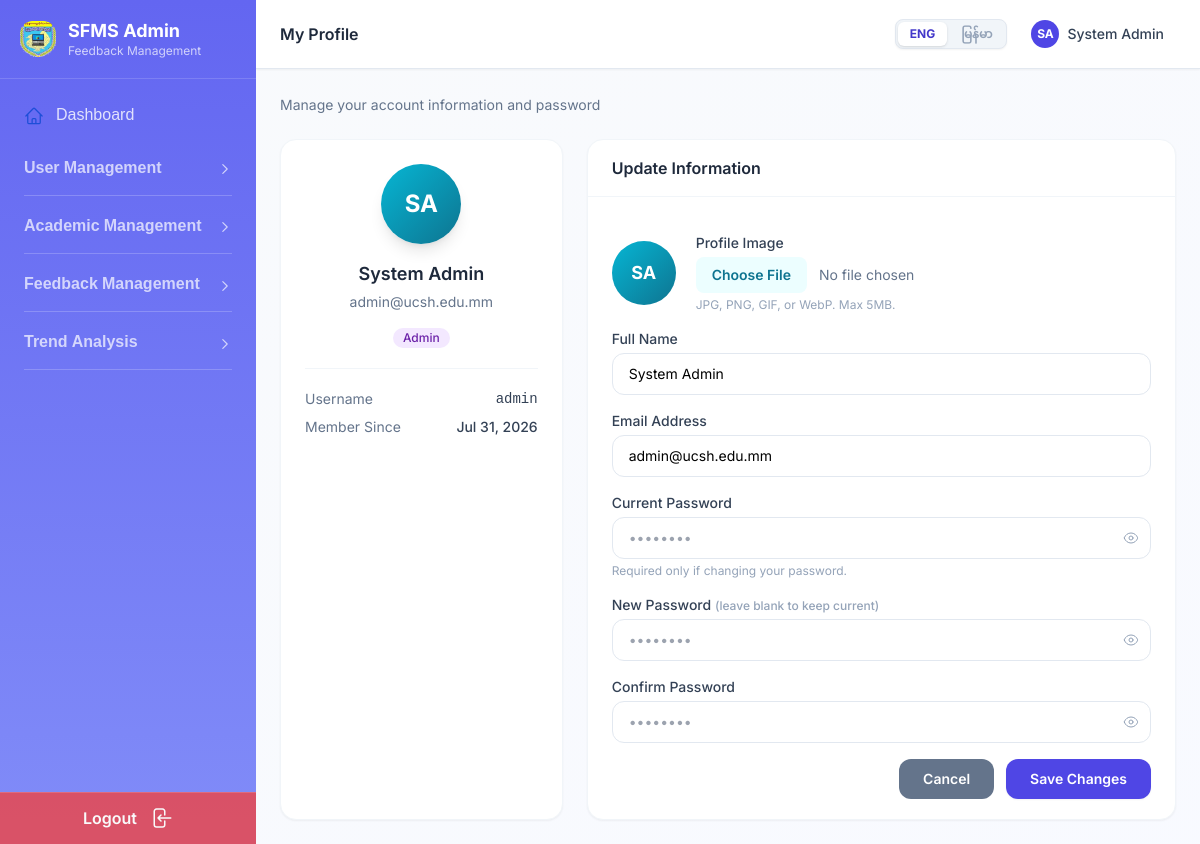
Screenshot of /admin/profile.php (signed in) with the database file from the repository.
### tables this page shows
CREATE TABLE IF NOT EXISTS users (
    id INT AUTO_INCREMENT PRIMARY KEY,
    name VARCHAR(100) NOT NULL,
    username VARCHAR(50) NOT NULL UNIQUE,
    email VARCHAR(100) NOT NULL UNIQUE,
    password VARCHAR(255) NOT NULL,
    role ENUM('admin','teacher','student') NOT NULL,
    profile_image VARCHAR(255) DEFAULT NULL,
    created_at TIMESTAMP DEFAULT CURRENT_TIMESTAMP,
    updated_at TIMESTAMP DEFAULT CURRENT_TIMESTAMP ON UPDATE CURRENT_TIMESTAMP
);

### admin/profile.php (the view, shortened to what the rows shown need)
<?php
require_once '../config/db.php';
require_once '../includes/auth.php';
require_once '../includes/functions.php';
$pageTitle  = $LANG['my_profile'] ?? 'My Profile';
$user       = getCurrentUser();
$stmt = $conn->prepare("SELECT * FROM users WHERE id=?");
$stmt->bind_param('i', $user['id']); $stmt->execute();
$userData = $stmt->get_result()->fetch_assoc(); $stmt->close();
include '../includes/admin_header.php';
include '../includes/admin_sidebar.php';
?>
<div class="grid grid-cols-1 lg:grid-cols-3 gap-6">
    <div class="bg-white rounded-2xl shadow-sm border border-slate-100 p-6 flex flex-col items-center text-center">
        <div class="mb-4 relative">
            <?php if (!empty($userData['profile_image'])): ?>
                <img src="/studentfeedbackucsh/<?= e($userData['profile_image']) ?>" alt="Profile"
                    class="w-20 h-20 rounded-full object-cover shadow-lg border-2 border-white">
            <?php else: ?>
                <div class="w-20 h-20 rounded-full bg-gradient-to-br from-cyan-500 to-cyan-700 flex items-center justify-center text-2xl font-bold text-white shadow-lg">
                    <?= e(avatarInitials($userData['name'])) ?>
                </div>
            <?php endif; ?>
        </div>
        <h3 class="text-lg font-semibold text-slate-800"><?= e($userData['name']) ?></h3>
        <p class="text-sm text-slate-500 mt-1"><?= e($userData['email']) ?></p>
        <div class="mt-3"><?= badgeRole($userData['role']) ?></div>
        <div class="w-full border-t border-slate-100 mt-5 pt-5">
            <div class="flex justify-between text-sm"><span class="text-slate-500"><?= $LANG['username_label'] ?? 'Username' ?></span><span class="font-medium text-slate-700 font-mono"><?= e($userData['username']) ?></span></div>
            <div class="flex justify-between text-sm mt-2"><span class="text-slate-500"><?= $LANG['member_since'] ?? 'Member Since' ?></span><span class="font-medium text-slate-700"><?= formatDate($userData['created_at']) ?></span></div>
        </div>
    </div>
    <div class="lg:col-span-2 space-y-5">
        <div class="bg-white rounded-2xl shadow-sm border border-slate-100 overflow-hidden">
            <form id="profileForm" method="POST" enctype="multipart/form-data" class="px-6 py-5 space-y-4" novalidate>
                <div class="flex items-center gap-5">
                    <div class="shrink-0">
                        <div id="initialsPreview"
                            class="w-16 h-16 rounded-full bg-gradient-to-br from-cyan-500 to-cyan-700 flex items-center justify-center text-lg font-bold text-white <?= !empty($userData['profile_image']) ? 'hidden' : '' ?>">
                            <?= e(avatarInitials($userData['name'])) ?>
                        </div>
                    </div>
                </div>
                <div><label class="block text-sm font-medium text-slate-700 mb-1"><?= $LANG['full_name_label'] ?? 'Full Name' ?></label>
                    <input type="text" name="name" required value="<?= e($userData['name']) ?>" class="w-full border border-slate-200 rounded-xl px-4 py-2.5 text-sm focus:border-cyan-500 focus:ring-2 focus:ring-cyan-500/20 outline-none">
                </div>
                <div><label class="block text-sm font-medium text-slate-700 mb-1"><?= $LANG['email_address_label'] ?? 'Email Address' ?></label>
                    <input type="email" name="email" required value="<?= e($userData['email']) ?>" class="w-full border border-slate-200 rounded-xl px-4 py-2.5 text-sm focus:border-cyan-500 focus:ring-2 focus:ring-cyan-500/20 outline-none">
                </div>
            </form>
        </div>
    </div>
</div>
<?php include '../includes/admin_footer.php'; ?>

### includes/admin_sidebar.php (shortened to what the rows shown need)
<div class="flex-1 flex flex-col min-w-0 overflow-hidden">
    <header class="
            bg-white
            border-b border-slate-200
            px-4 lg:px-6
            py-3.5
            flex items-center gap-4
            flex-shrink-0
            sticky top-0
            z-20
            shadow-sm
        ">
        <div>
            <h1 class="text-base font-semibold text-slate-800">
                <?= e($pageTitle) ?>
            </h1>
        </div>
        <div class="ml-auto flex items-center gap-3">
            <a href="/studentfeedbackucsh/admin/profile.php" class="
                    flex items-center gap-2
                    px-3 py-1.5
                    rounded-xl
                    hover:bg-slate-50
                    transition-colors
                ">
                <?php if (!empty($user['profile_image'])): ?>
                    <img src="/studentfeedbackucsh/<?= e($user['profile_image']) ?>" alt="Profile"
                        class="w-7 h-7 rounded-full object-cover">
                <?php else: ?>
                    <div class="
                            w-7 h-7
                            rounded-full
                            bg-indigo-600
                            flex items-center justify-center
                            text-xs
                            font-bold
                            text-white
                        ">
                        <?= e($initials) ?>
                    </div>
                <?php endif; ?>
                <span class="hidden md:block text-sm font-medium text-slate-700">
                    <?= e($user['name']) ?>
                </span>
            </a>
        </div>
    </header>
    <main class="flex-1 overflow-y-auto p-4 lg:p-6">

### includes/functions.php (shortened to what the rows shown need)
<?php
function e(string $s): string
{
    return htmlspecialchars($s, ENT_QUOTES, 'UTF-8');
}
function formatDate(?string $date): string
{
    return date('M d, Y', strtotime($date));
}
function avatarInitials(string $name): string
{
    $parts = array_filter(explode(' ', trim($name)));
    $initials = '';
    foreach ($parts as $p) {
        $initials .= strtoupper($p[0]);
        if (strlen($initials) >= 2)
            break;
    }
    return $initials ?: 'U';
}
function badgeRole(string $role): string
{
    global $LANG;
    return match ($role) {
        'admin' => '<span class="inline-flex items-center px-2.5 py-0.5 rounded-full text-xs font-medium bg-purple-100 text-purple-800">' . e($LANG['admin_role'] ?? 'Admin') . '</span>',
        'teacher' => '<span class="inline-flex items-center px-2.5 py-0.5 rounded-full text-xs font-medium bg-cyan-100 text-cyan-800">' . e($LANG['teacher_role'] ?? 'Teacher') . '</span>',
        'student' => '<span class="inline-flex items-center px-2.5 py-0.5 rounded-full text-xs font-medium bg-green-100 text-green-800">' . e($LANG['student_role'] ?? 'Student') . '</span>',
        default => '<span class="inline-flex items-center px-2.5 py-0.5 rounded-full text-xs font-medium bg-slate-100 text-slate-700">' . e($role) . '</span>',
    };
}

### rows the page displays
users: name "SA", name "System Admin", email "admin@ucsh.edu.mm", role "Admin", username "admin", created_at "Jul 31, 2026"

### other values shown
$LANG['admin_portal'] "SFMS Admin"
$LANG['admin_portal_sub'] "Feedback Management"
$item['label'] "Dashboard"
$item['label'] "User Management"
$item['label'] "Academic Management"
$item['label'] "Feedback Management"
$item['label'] "Trend Analysis"
$LANG['logout'] "Logout"
$pageTitle "My Profile"
$LANG['profile_subtitle'] "Manage your account information and password"
$LANG['username_label'] "Username"
$LANG['member_since'] "Member Since"
$LANG['update_information'] "Update Information"
$LANG['profile_image'] "Profile Image"
$LANG['profile_image_hint'] "JPG, PNG, GIF, or WebP. Max 5MB."
